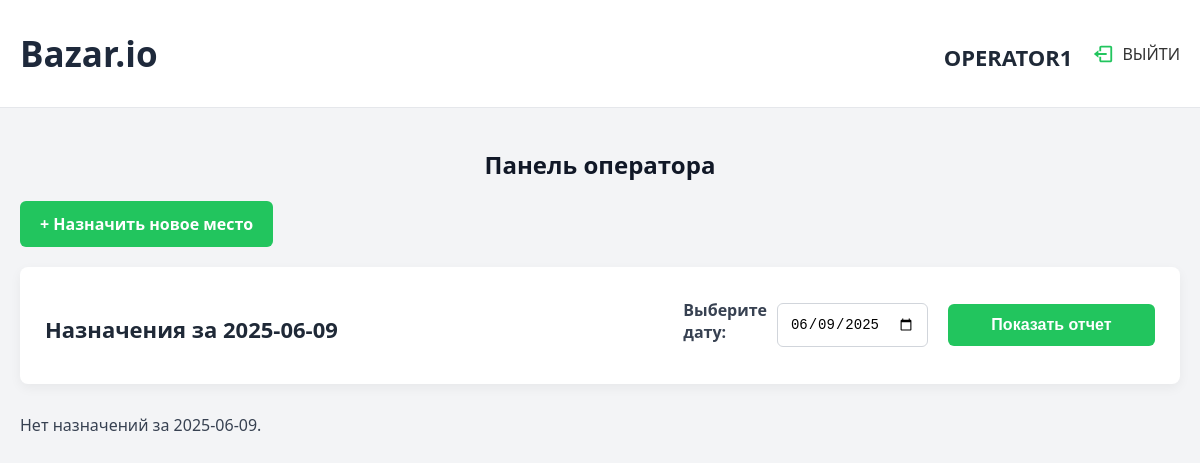
/operator_dashboard (signed in), run on an earlier commit of the app's database.
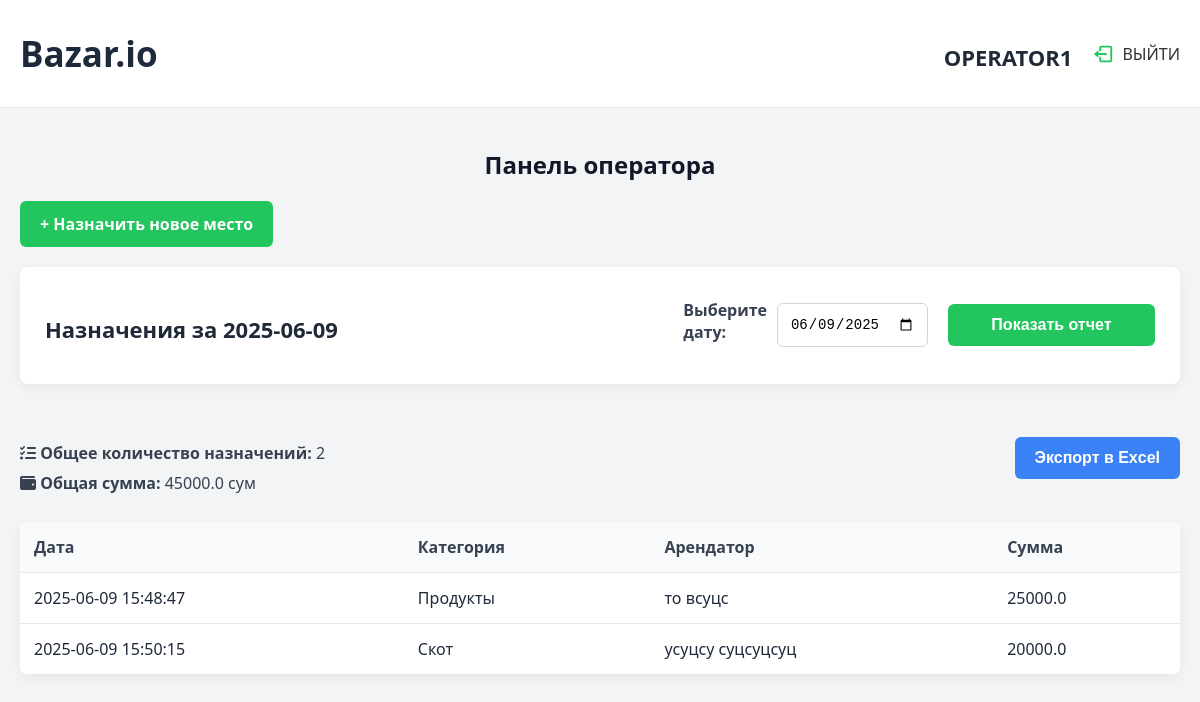
And on a later commit of the database.
### tables this page shows
CREATE TABLE assignments (
                    id INTEGER PRIMARY KEY AUTOINCREMENT,
                    category_id INTEGER NOT NULL,
                    operator_id INTEGER NOT NULL,
                    assignee_name TEXT NOT NULL,
                    assignee_surname TEXT NOT NULL,
                    amount REAL NOT NULL,
                    stall_number TEXT NOT NULL,
                    assigned_at DATETIME DEFAULT CURRENT_TIMESTAMP,
                    FOREIGN KEY (category_id) REFERENCES categories (id),
                    FOREIGN KEY (operator_id) REFERENCES users (id)
                  );

CREATE TABLE categories (
                    id INTEGER PRIMARY KEY AUTOINCREMENT,
                    name TEXT NOT NULL
                  );

### app.py (the view)
@app.route('/operator_dashboard', methods=['GET', 'POST'])
def operator_dashboard():
    if 'user_id' not in session or session['role'] != 'operator':
        return redirect(url_for('login'))
    db = get_db()
    operator_id = session['user_id']
    selected_date = request.form.get('selected_date', datetime.now(LOCAL_TZ).date().strftime('%Y-%m-%d'))
    if request.method == 'POST' and 'selected_date' in request.form:
        selected_date = request.form['selected_date']
    assignments = db.execute('''
        SELECT a.*, c.name as category_name
        FROM assignments a
        JOIN categories c ON a.category_id = c.id
        WHERE DATE(a.assigned_at) = ? AND a.operator_id = ?
    ''', (selected_date, operator_id)).fetchall()
    print("Assignments for operator", operator_id, "on", selected_date, ":", [(a['id'], a['assigned_at']) for a in assignments])
    assignments = [dict(assignment, assigned_at=convert_to_local_time(assignment['assigned_at'])) for assignment in assignments]
    total_assignments = len(assignments)
    total_amount = sum(assignment['amount'] for assignment in assignments)
    return render_template('operator_dashboard.html', assignments=assignments, total_assignments=total_assignments, total_amount=total_amount, selected_date=selected_date)

### app.py (called while the page is built)
def get_db():
    db = sqlite3.connect(DATABASE)
    db.row_factory = sqlite3.Row
    return db

def convert_to_local_time(utc_time_str):
    try:
        utc_time = datetime.strptime(utc_time_str, '%Y-%m-%d %H:%M:%S')
        utc_time = pytz.utc.localize(utc_time)
        local_time = utc_time.astimezone(LOCAL_TZ)
        return local_time.strftime('%Y-%m-%d %H:%M:%S')
    except (ValueError, TypeError) as e:
        print(f"Ошибка преобразования времени: {utc_time_str}, ошибка: {e}")
        return utc_time_str

### templates/operator_dashboard.html (shortened to what this page needs)
{% extends "base.html" %} {% block content %}
<div class="operator-dashboard">
  <h2>Панель оператора</h2>
  <div class="mesto">
    <a href="{{ url_for('assign_place') }}" class="btn-link"
      >+ Назначить новое место</a
    >
  </div>
  <div class="card">
    <form
      method="POST"
      action="{{ url_for('operator_dashboard') }}"
      class="filter-form"
    >
      <h3>Назначения за {{ selected_date }}</h3>
      <div class="data-form-div">
        <div class="div">
          <label for="selected_date">Выберите дату:</label>
          <input
            type="date"
            id="selected_date"
            name="selected_date"
            value="{{ selected_date }}"
            required
          />
        </div>
        <button type="submit" class="btn-primary">Показать отчет</button>
      </div>
    </form>
  </div>
  {% if assignments %}
  <form
    method="POST"
    action="{{ url_for('export_operator_excel') }}"
    class="export-form"
  >
    <div class="report-totals">
      <p>
        <i class="fas fa-tasks"></i>
        <strong>Общее количество назначений:</strong> {{ total_assignments }}
      </p>
      <p>
        <i class="fas fa-wallet"></i> <strong>Общая сумма:</strong> {{
        total_amount }} сум
      </p>
    </div>
    <div class="exel">
      <button type="submit" class="btn-secondary">Экспорт в Excel</button>
    </div>
  </form>
  <table class="data-table">
    <thead>
      <tr>
        <th>Дата</th>
        <th>Категория</th>
        <th>Арендатор</th>
        <th>Сумма</th>
      </tr>
    </thead>
    <tbody>
      {% for assignment in assignments %}
      <tr>
        <td>{{ assignment.assigned_at }}</td>
        <td>{{ assignment.category_name }}</td>
        <td>
          {{ assignment.assignee_name }} {{ assignment.assignee_surname }}
        </td>
        <td>{{ assignment.amount }}</td>
      </tr>
      {% endfor %}
    </tbody>
  </table>
  {% else %}
  <p class="empty-text">Нет назначений за {{ selected_date }}.</p>
  {% endif %}
</div>
{% endblock %}

### templates/base.html (shortened to what this page needs)
<!DOCTYPE html>
<html lang="ru">
  <head>
    <link
      rel="stylesheet"
      href="{{ url_for('static', filename='css/style.css') }}"
    />
    <link
      rel="stylesheet"
      href="{{ url_for('static', filename='css/dashboard.css') }}"
    />
    <link
      rel="stylesheet"
      href="{{ url_for('static', filename='css/admin.css') }}"
    />
    <link
      rel="stylesheet"
      href="{{ url_for('static', filename='css/assign_place.css') }}"
    />
    <link
      rel="stylesheet"
      href="https://cdnjs.cloudflare.com/ajax/libs/font-awesome/6.5.1/css/all.min.css"
    />
  </head>
  <body>
    <header>
      <h1>Bazar.io</h1>
      {% if session.user_id %}
      <div class="box-name">
        <h3>{{ session.username }}</h3>
        <a
          href="{{ url_for('logout') }}"
          style="
            display: flex;
            align-items: center;
            gap: 8px;
            text-decoration: none;
            color: #333;
            font-size: 16px;
          "
        >
          <svg
            xmlns="http://www.w3.org/2000/svg"
            width="22"
            height="22"
            fill="#22c55e"
            viewBox="0 0 24 24"
          >
            <path d="M16 13v-2H7V8l-5 4 5 4v-3h9z" />
            <path
              d="M20 3H10c-1.1 0-2 .9-2 2v4h2V5h10v14H10v-4H8v4c0 1.1.9 2 2 2h10c1.1 0 2-.9 2-2V5c0-1.1-.9-2-2-2z"
            />
          </svg>
          Выйти
        </a>
      </div>
      {% endif %}
    </header>
    <main>{% block content %}{% endblock %}</main>
  </body>
</html>

### static/css/style.css (style rules this page uses)
* { box-sizing: border-box; }
body { background-color: #f0fdf4; font-family: "Inter", sans-serif; color: #1e293b; margin: 0; padding: 0; }
header { padding: 20px; background-color: #ffffff; border-bottom: 1px solid #e5e7eb; display: flex; justify-content: space-between; align-items: center; }
header h1 { margin: 0; font-size: 35px; color: #1e293b; }
h2 { text-align: center; font-size: 30px; margin-bottom: 25px; }
label { display: block; margin-bottom: 8px; font-weight: 600; }
button { background-color: #22c55e; color: #ffffff; border: none; padding: 14px; border-radius: 8px; cursor: pointer; font-size: 16px; font-weight: 600; width: 100%; transition: background-color 0.3s ease; }
.box-name { display: flex; align-items: center; justify-content: center; gap: 20px; }
.box-name { text-transform: uppercase; }

### static/css/dashboard.css (style rules this page uses)
.operator-dashboard { padding: 20px; }
h2 { font-size: 28px; margin-bottom: 20px; color: #111827; }
h3 { font-size: 22px; margin-bottom: 15px; color: #1f2937; }
.data-form-div { display: flex; align-items: center; justify-content: center; gap: 20px; }
.btn-link { background: #22c55e; color: #fff; padding: 12px 20px; border: none; border-radius: 6px; font-weight: 600; cursor: pointer; text-decoration: none; display: inline-block; transition: background 0.3s; margin-bottom: 20px; }
.exel { display: flex; align-items: center; justify-content: end; }
.mesto { display: flex; align-items: center; justify-content: start; }
.div { display: flex; align-items: center; justify-content: space-between; gap: 10px; }
.filter-form { background: #fff; padding: 25px; border-radius: 8px; box-shadow: 0 4px 12px rgba(0, 0, 0, 0.05); margin-bottom: 30px; display: flex; align-items: center; justify-content: space-between; }
.filter-form label { font-weight: 600; color: #374151; }
.filter-form input[type="date"] { padding: 12px; border: 1px solid #d1d5db; border-radius: 6px; font-size: 14px; }
.btn-primary { background: #22c55e; color: #fff; padding: 12px 20px; border: none; border-radius: 6px; font-weight: 600; cursor: pointer; transition: background 0.3s; }
.export-form { margin-bottom: 20px; display: flex; justify-content: space-between; }
.btn-secondary { background: #3b82f6; color: #fff; padding: 12px 20px; border: none; border-radius: 6px; font-weight: 600; cursor: pointer; transition: background 0.3s; }
.data-table { width: 100%; border-collapse: collapse; background: #fff; border-radius: 8px; overflow: hidden; box-shadow: 0 4px 12px rgba(0, 0, 0, 0.05); }
.data-table th, .data-table td { padding: 14px; text-align: left; border-bottom: 1px solid #e5e7eb; }
.data-table th { background: #f9fafb; font-weight: 700; color: #374151; }
.report-totals { margin-top: 30px; font-size: 16px; color: #374151; }
.report-totals p { margin: 8px 0; }

### static/css/admin.css (style rules this page uses)
* { box-sizing: border-box; }
body { margin: 0; font-family: "Segoe UI", sans-serif; background: #f3f4f6; }
input, select { padding: 10px; border: 1px solid #d1d5db; border-radius: 6px; font-size: 14px; }
button { padding: 12px; border: none; border-radius: 6px; font-weight: 600; cursor: pointer; }
.btn-primary { background: #22c55e; color: #fff; grid-column: span 2; }
.btn-secondary { background: #3b82f6; color: #fff; }
.data-table { width: 100%; border-collapse: collapse; background: #fff; margin-top: 20px; border-radius: 8px; overflow: hidden; box-shadow: 0 4px 12px rgba(0, 0, 0, 0.05); }
.data-table th, .data-table td { padding: 14px; text-align: left; border-bottom: 1px solid #e5e7eb; }
.data-table th { background: #f9fafb; }
.report-totals { margin-top: 20px; font-size: 16px; }

### static/css/assign_place.css (style rules this page uses)
body { margin: 0; font-family: 'Segoe UI', sans-serif; background: #f3f4f6; }
h2 { font-size: 24px; margin-bottom: 20px; color: #111827; }

What changed in the data, as far as the page shows it:
added assignments: assigned_at "2025-06-09 15:48:47", category_name "Продукты", assignee_name "то", assignee_surname "всуцс", amount "25000.0"
added assignments: assigned_at "2025-06-09 15:50:15", category_name "Скот", assignee_name "усуцсу", assignee_surname "суцсуцсуц", amount "20000.0"
Also different on the page:
{{ total_assignments }}: (not shown) → "2"
{{ total_amount }}: (not shown) → "45000.0"
{{ selected_date }}: "2025-06-09" → (not shown)
text no longer shown: "Нет назначений за ."
text now shown: "Общее количество назначений: Общая сумма: сум Экспорт в Excel Дата Категория Арендатор Сумма"
